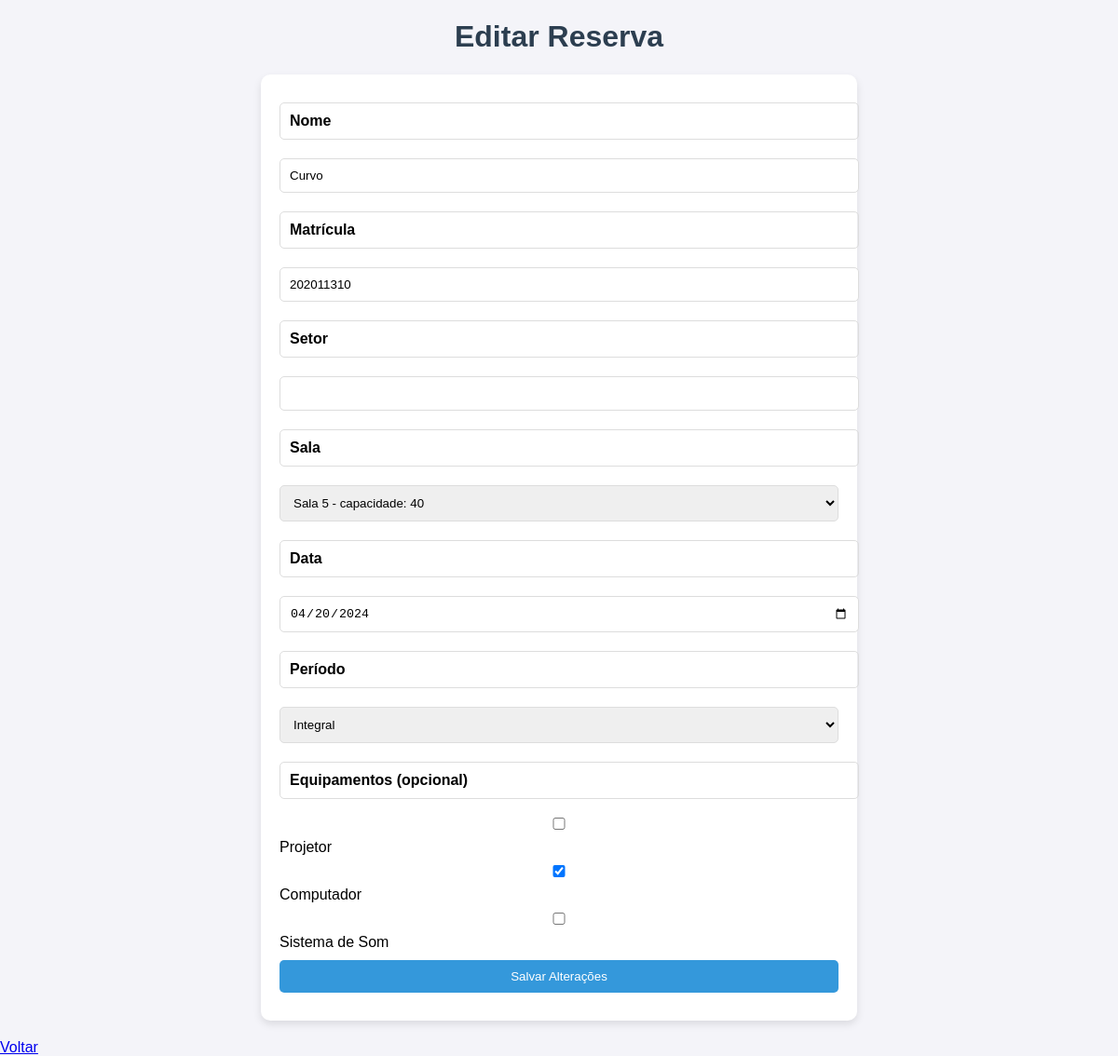
The page /editar/11 on the database as committed earlier.
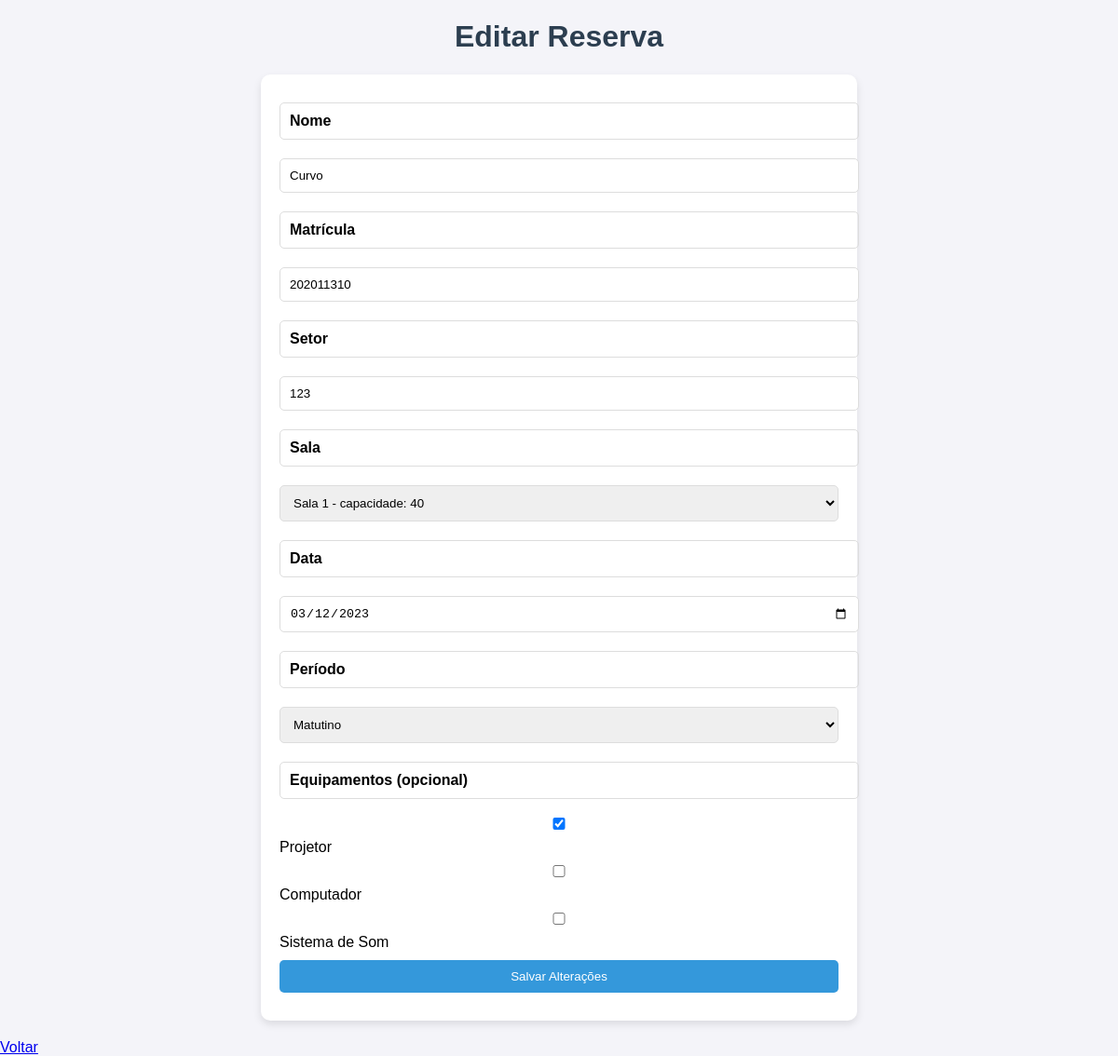
The same page on the database as committed later.
### tables this page shows
CREATE TABLE Reservas (
        id INTEGER PRIMARY KEY AUTOINCREMENT,
        nome TEXT NOT NULL,
        matricula TEXT NOT NULL,
        setor TEXT NOT NULL,
        sala_id TEXT NOT NULL,
        data TEXT NOT NULL,
        periodo TEXT NOT NULL,
        equipamentos TEXT
    );

### app.py (the view, shortened to what this page needs)
@app.route('/editar/<int:id>', methods=['GET', 'POST'])
def editar_reserva(id):
    conn = conectar()
    cursor = conn.cursor()
    cursor.execute('SELECT * FROM Reservas WHERE id = ?', (id,))
    reserva = cursor.fetchone()
    conn.close()
    return render_template('editar_reserva.html', reserva=reserva)

### database.py (called while the page is built)
def conectar():
    return sqlite3.connect('salas.db')  # Ajuste o nome do arquivo do banco de dados conforme necessário

### templates/editar_reserva.html (shortened to what this page needs)
<!DOCTYPE html>
<html lang="en">
<head>
</head>
<body>
    <h1>Editar Reserva</h1>
    <form method="POST">
        <label for="nome">Nome</label>
        <input type="text" name="nome" value="{{ reserva[1] }}" required>
        <label for="matricula">Matrícula</label>
        <input type="number" name="matricula" value="{{ reserva[2] }}" required min="0">
        <label for="setor">Setor</label>
        <input type="number" name="setor" value="{{ reserva[3] }}" required min="0">
        <label for="sala_id">Sala</label>
        <select name="sala_id" required>
            <option value="1" {% if reserva[4] == '1' %}selected{% endif %}>Sala 1 - capacidade: 40</option>
            <option value="5" {% if reserva[4] == '5' %}selected{% endif %}>Sala 5 - capacidade: 40</option>
        </select>
        <label for="data">Data</label>
        <input type="date" name="data" value="{{ reserva[5] }}" required max="9999-12-31">
        <label for="periodo">Período</label>
        <select name="periodo" required>
            <option value="matutino" {% if reserva[6] == 'matutino' %}selected{% endif %}>Matutino</option>
            <option value="integral" {% if reserva[6] == 'integral' %}selected{% endif %}>Integral</option>
        </select>
        <label for="equipamentos">Equipamentos (opcional)</label>
        <input type="checkbox" name="equipamentos" value="Projetor" {% if 'Projetor' in reserva[7] %}checked{% endif %}> Projetor
        <input type="checkbox" name="equipamentos" value="Computador" {% if 'Computador' in reserva[7] %}checked{% endif %}> Computador
        <input type="checkbox" name="equipamentos" value="Sistema de Som" {% if 'Sistema de Som' in reserva[7] %}checked{% endif %}> Sistema de Som
        <button type="submit">Salvar Alterações</button>
    </form>
    <a href="/">Voltar</a>
</body>
</html>

Rows that differ between the two databases and show on the page:
changed Reservas "Curvo": setor (not shown) → "123"; sala_id "Sala 5 - capacidade: 40" → "Sala 1 - capacidade: 40"; data "04/20/2024" → "03/12/2023"; periodo "Integral" → "Matutino"; equipamentos "☐" → "☑"; equipamentos "☑" → "☐"
